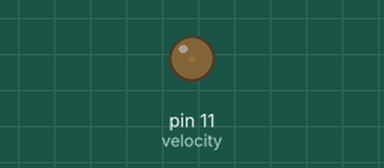
Simulated run of this program. Board: Raspberry Pi (header pin numbers). Shown: output pins drawn as LEDs (lit = HIGH).

Above: at 0.05 s.
At 1.8 s:
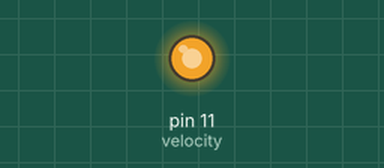
At 2.7 s:
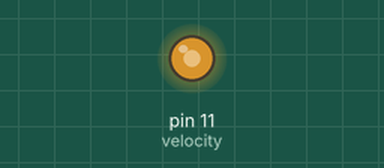
At 3.6 s:
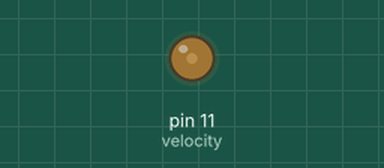
Timing chart, 0 to 5.2 s (numbered marks = the images above):
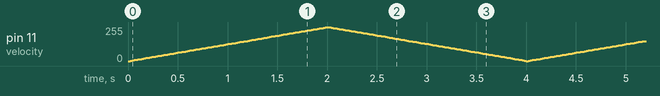

The program:

gpio_pwm.py
```python
import RPi.GPIO as GPIO
from time import sleep

GPIO.setmode(GPIO.BOARD)
GPIO.setup(11, GPIO.OUT)

velocity = GPIO.PWM(11, 100)
velocity.start(0)

while True:
    for vel in range(0,100):
        velocity.ChangeDutyCycle(vel)
        sleep(0.02)
    for vel in range(100,0,-1):
        velocity.ChangeDutyCycle(vel)
        sleep(0.02)
```
